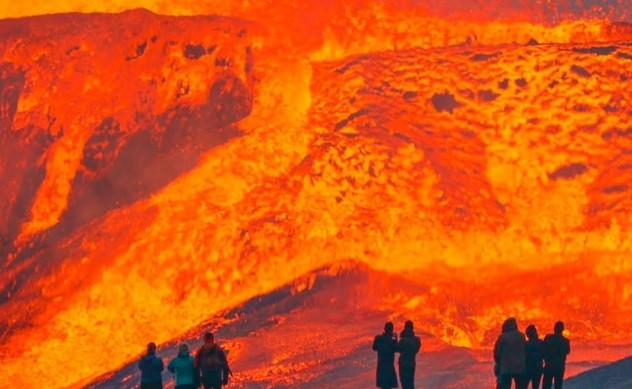
#> input picture Assignment 2/Assignment 2/Q1/test/lava25.jpg, 632 x 389 px
$ python -i Q3_211150.py   (imports and definitions only)
#> lines starting #> are read from the running program, lines starting #| are printed output that depends on the picture; after the words box and inside, x2 and y2 are one past the last pixel; in counts of white or black regions, pixels touching at a corner belong together
import cv2
import numpy as np

def solution(image_path):
    ############################
    ############################

    def detect_lines(image_path):
        src = cv2.imread(image_path)
        pre_dst = cv2.cvtColor(src, cv2.COLOR_BGR2GRAY)
        blurred1 = cv2.GaussianBlur(pre_dst, (7, 7), 0)
        _, binary = cv2.threshold(blurred1, 0, 255, cv2.THRESH_BINARY + cv2.THRESH_OTSU)
        dst = cv2.Canny(binary, 50, 150, apertureSize=3)
        lines = cv2.HoughLinesP(dst, 1, np.pi / 180, threshold=60, minLineLength=30, maxLineGap=20)

        return lines

    src = cv2.imread(image_path)
#> src is the input picture: shape (389, 632, 3); mean B, G, R 20.1, 85, 219.2

    pre_dst1 = cv2.cvtColor(src, cv2.COLOR_BGR2GRAY)
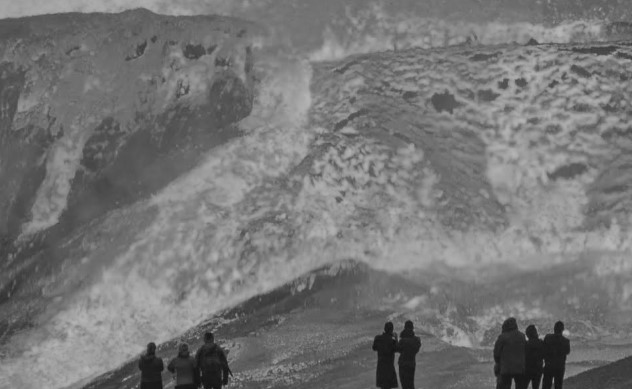
#> pre_dst1: shape (389, 632); min 16, max 184, mean 117.7
    blurred11 = cv2.GaussianBlur(pre_dst1, (7, 7), 0)
    _, binary1 = cv2.threshold(blurred11, 0, 255, cv2.THRESH_BINARY + cv2.THRESH_OTSU)
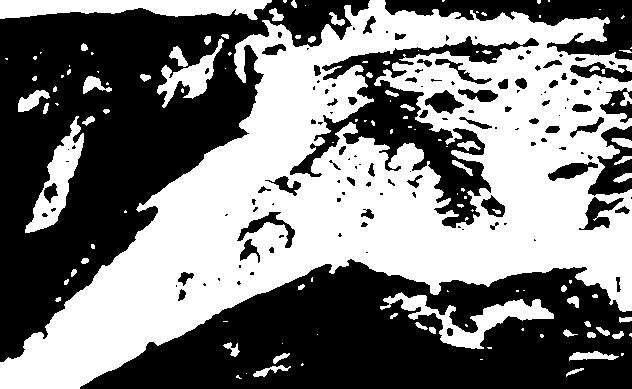
#> binary1: shape (389, 632); 48.5% white; 123 white regions (66 under 20 px), largest, box (x1, y1, x2, y2) and area: (0, 0, 632, 389) 104720, (0, 0, 272, 20) 3749, (380, 292, 554, 349) 2857
    dst11 = cv2.Canny(binary1, 50, 200, apertureSize=3)
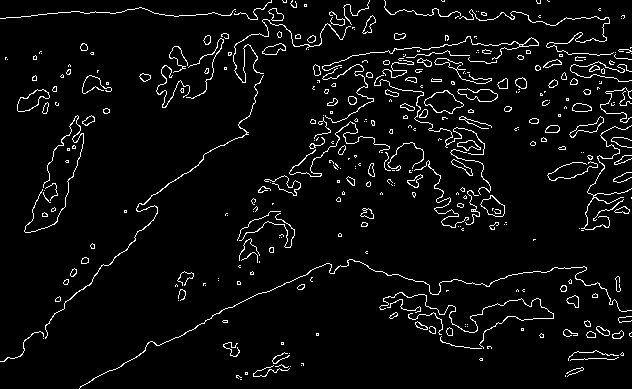
#> dst11: shape (389, 632); 4.7% white in thin lines or dots
    lines1111 = cv2.HoughLinesP(dst11, 1, np.pi / 180, threshold=60, minLineLength=30, maxLineGap=20)
#> lines1111 = 84 rows, first 6: [99, 375, 204, 323], [416, 14, 526, 14], [585, 89, 630, 91], [482, 50, 606, 37], [221, 15, 283, 15], [139, 354, 203, 323]

    lines=detect_lines(image_path)
#> in detect_lines, `lines = cv2.HoughLinesP(dst, 1, np.pi / 180, threshold=60, minLineLeng..`: lines has the same summary as lines1111 in solution
#> lines has the same summary as lines1111

    if lines is not None:
        angles = []
        temp=src.copy()

        for i in range(len(lines)):
            x1, y1, x2, y2 = lines[i][0]
            angle = np.arctan2(y2 - y1, x2 - x1)
            angles.append(angle)
            cv2.line(temp, (x1, y1), (x2, y2), (0, 255, 0), 2)  # Green lines on the rotated image
#> this loop made 84 passes
#> (x1, y1, x2, y2, angle) on passes 1 to 12: (99, 375, 204, 323, -0.46), (416, 14, 526, 14, 0), (585, 89, 630, 91, 0.0444), (482, 50, 606, 37, -0.104), (221, 15, 283, 15, 0), (139, 354, 203, 323, -0.451), (408, 109, 560, 21, -0.525), (546, 45, 606, 39, -0.0997), (474, 82, 526, 87, 0.0959), (218, 14, 281, 13, -0.0159), (220, 311, 308, 273, -0.408), (17, 110, 58, 105, -0.121)
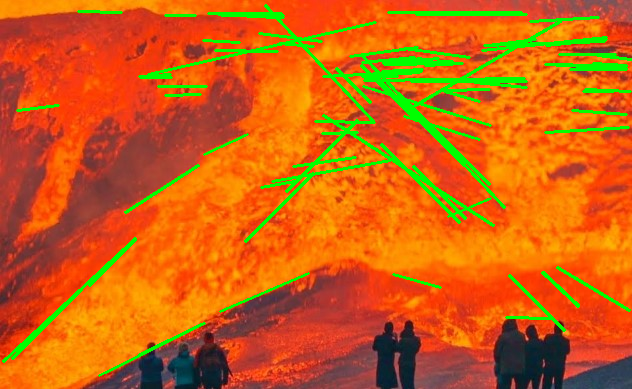
#> temp: shape (389, 632, 3); 6.86% of pixels changed, all inside (x1, y1, x2, y2) = (2, 4, 632, 377)
#> after the loop, angles = 84 values, max 0.821 at index 51, min -0.785 at index 35, mean 0.0299


        average_angle = np.degrees(np.median(angles))
#> average_angle = 0
        if average_angle < 0:
            final_angle = average_angle + 180
        else:
            final_angle = average_angle
#> final_angle = 0

        height, width = src.shape[:2]
#> height = 389; width = 632
        image_center = (width/2, height/2)
#> image_center = (316, 194.5)
        rotation_arr = cv2.getRotationMatrix2D(image_center, final_angle, 1)
#> rotation_arr = [[1, 0, 0], [0, 1, 0]]

        abs_cos = abs(rotation_arr[0,0])
#> abs_cos = 1
        abs_sin = abs(rotation_arr[0,1])
#> abs_sin = 0

        bound_w = int(height * abs_sin + width * abs_cos)
#> bound_w = 632
        bound_h = int(height * abs_cos + width * abs_sin)
#> bound_h = 389

        rotation_arr[0, 2] += bound_w/2 - image_center[0]
        rotation_arr[1, 2] += bound_h/2 - image_center[1]

        white_background = np.ones((bound_h, bound_w, 3), dtype=np.uint8) * 255
        final = cv2.warpAffine(src, rotation_arr, (bound_w, bound_h), borderValue=(255, 255, 255))

    def flip():
        src1=final.copy()
        gray = cv2.cvtColor(src1, cv2.COLOR_BGR2GRAY)
        # blurred = cv2.GaussianBlur(gray, (3, 3), 0)
        dst1 = cv2.Canny(gray, 50, 150)
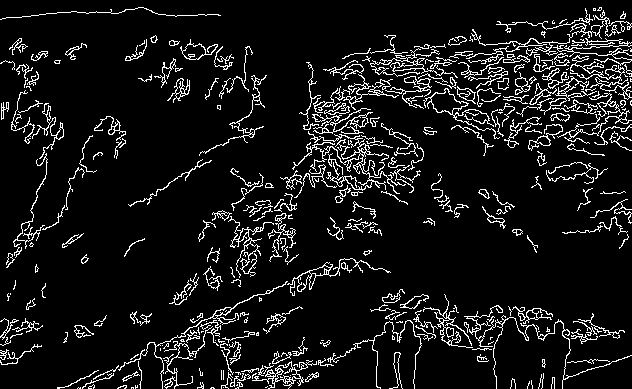
#> dst1: shape (389, 632); 8.8% white in thin lines or dots
        lines1 = cv2.HoughLinesP(dst1, 1, np.pi / 180, threshold=35, minLineLength=25, maxLineGap=1)
#> lines1 = [[482, 44, 509, 43]]

        if lines1 is not None:
            lines1 = sorted(lines1, key=lambda line: line[0][1])
#> lines1 = [[[482, 44, 509, 43]]]
            lowest_line = lines1[-1][-1]
#> lowest_line = [482, 44, 509, 43]

            x1, y1, x2, y2 = lowest_line
#> x1 = 482; y1 = 44; x2 = 509; y2 = 43
            center_x = (x1 + x2) // 2
#> center_x = 495
            center_y = (y1 + y2) // 2
#> center_y = 43
            side=9
            roi = gray[center_y-side:center_y+side, center_x-side:center_x+side]
            threshold_value = 128  # You can adjust this threshold value as needed
            roi_1 = cv2.threshold(roi, threshold_value, 255, cv2.THRESH_BINARY)[1]

            pixels_above = np.sum(roi[0:side-2] < 128)
#> pixels_above = 0
            pixels_below = np.sum(roi[side+2:2*side] <128)
#> pixels_below = 117


            cv2.rectangle(src1, (center_x-side, center_y-side), (center_x+side, center_y+side), (0, 0, 255), 1)
#> src1: shape (389, 632, 3); 0.03% of pixels changed, all inside (x1, y1, x2, y2) = (486, 34, 505, 53)

            if(pixels_above>pixels_below):
                return 1
            else:
                return 0


    if(flip()):
        image = cv2.rotate(final, cv2.ROTATE_180)
    else:
        image = final.copy()
    ############################

    return image

>>> result = solution('../../Assignment 2/Assignment 2/Q1/test/lava25.jpg')
